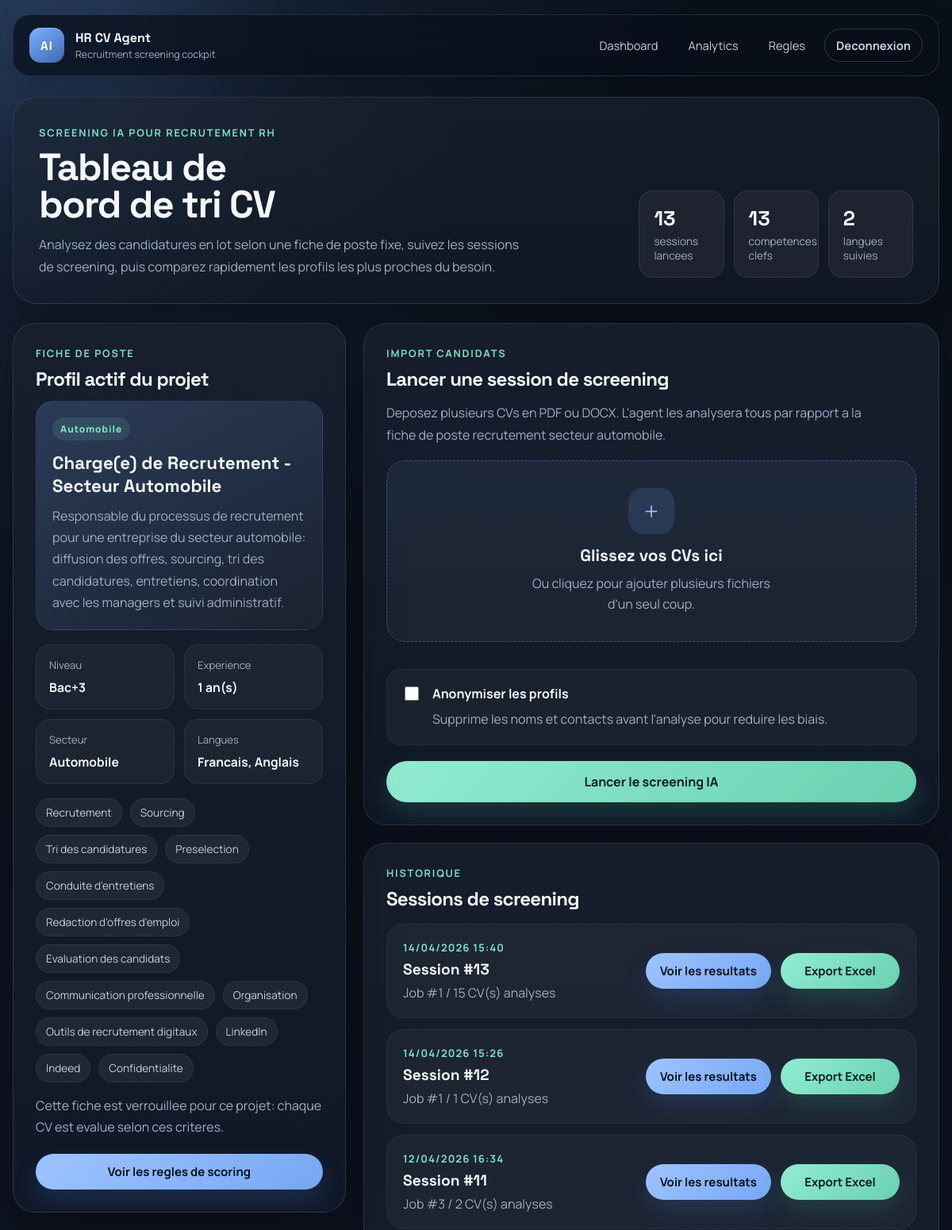
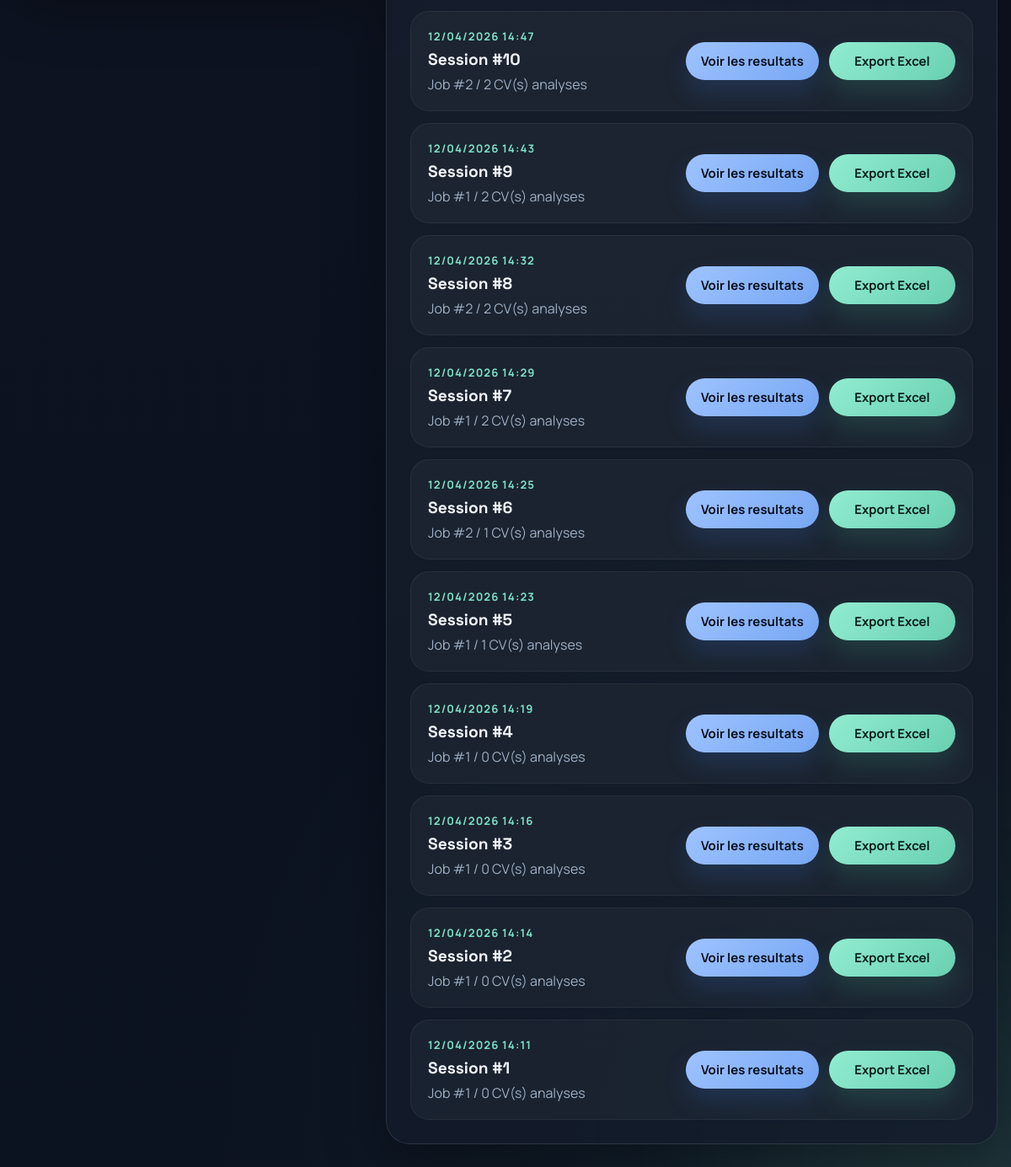
The page / (signed in) on the database its author committed (2 pictures, top to bottom).
### db/models.py (models this page shows)
class JobProfile(Base):
    __tablename__ = "job_profiles"
    id = Column(Integer, primary_key=True, index=True)
    title = Column(String, index=True)
    description = Column(Text)
    required_skills = Column(Text) # JSON string
    required_languages = Column(Text, default="[]") # JSON string
    education_level = Column(String) # e.g. "Bac+5"
    experience_years = Column(Integer)
    sector = Column(String)
    created_at = Column(DateTime, default=datetime.utcnow)
    sessions = relationship("ScreeningSession", back_populates="job_profile", cascade="all, delete-orphan")

class ScreeningSession(Base):
    __tablename__ = "screening_sessions"
    id = Column(Integer, primary_key=True, index=True)
    job_id = Column(Integer, ForeignKey("job_profiles.id"))
    timestamp = Column(DateTime, default=datetime.utcnow)
    job_profile = relationship("JobProfile", back_populates="sessions")
    candidates = relationship("Candidate", back_populates="session", cascade="all, delete-orphan")

### web/app.py (the view)
@app.route("/")
@login_required
def dashboard():
    db = SessionLocal()
    try:
        job = ensure_project_job_profile(db)
        sessions = db.query(models.ScreeningSession).order_by(models.ScreeningSession.timestamp.desc()).all()
        return render_template(
            "dashboard.html",
            job=job,
            sessions=sessions,
            job_skills=json.loads(job.required_skills or "[]"),
            job_languages=json.loads(job.required_languages or "[]"),
        )
    finally:
        db.close()

### web/app.py (called while the page is built)
def ensure_project_job_profile(db):
    return crud.upsert_singleton_job(
        db,
        title=PROJECT_JOB_PROFILE["title"],
        description=PROJECT_JOB_PROFILE["description"],
        skills=PROJECT_JOB_PROFILE["skills"],
        education_level=PROJECT_JOB_PROFILE["education_level"],
        experience_years=PROJECT_JOB_PROFILE["experience_years"],
        sector=PROJECT_JOB_PROFILE["sector"],
        languages=PROJECT_JOB_PROFILE["languages"],
    )

@login_manager.user_loader
def load_user(user_id):
    db = SessionLocal()
    user = db.query(models.User).filter(models.User.id == int(user_id)).first()
    db.close()
    if user:
        return UserAuth(user.id, user.username)
    return None

### web/templates/dashboard.html (shortened to what this page needs)
{% extends "layout.html" %}
{% block content %}
<section class="hero-panel">
    <div>
        <span class="eyebrow">Screening IA pour recrutement RH</span>
        <h1 class="hero-title">Tableau de bord de tri CV</h1>
        <p class="hero-copy">
            Analysez des candidatures en lot selon une fiche de poste fixe, suivez les sessions de screening,
            puis comparez rapidement les profils les plus proches du besoin.
        </p>
    </div>
    <div class="hero-metrics">
        <div class="metric-pill">
            <strong>{{ sessions|length }}</strong>
            <span>sessions lancees</span>
        </div>
        <div class="metric-pill">
            <strong>{{ job_skills|length }}</strong>
            <span>competences clefs</span>
        </div>
        <div class="metric-pill">
            <strong>{{ job_languages|length }}</strong>
            <span>langues suivies</span>
        </div>
    </div>
</section>
<div class="dashboard-shell">
    <aside class="dashboard-sidebar">
        <div class="card profile-card">
            <div class="section-head">
                <span class="section-kicker">Fiche de poste</span>
                <h2>Profil actif du projet</h2>
            </div>
            {% if job %}
            <div class="profile-spotlight">
                <div class="profile-badge">Automobile</div>
                <h3>{{ job.title }}</h3>
                <p>{{ job.description }}</p>
            </div>
            <div class="detail-grid">
                <div class="detail-chip">
                    <span>Niveau</span>
                    <strong>{{ job.education_level }}</strong>
                </div>
                <div class="detail-chip">
                    <span>Experience</span>
                    <strong>{{ job.experience_years }} an(s)</strong>
                </div>
                <div class="detail-chip">
                    <span>Secteur</span>
                    <strong>{{ job.sector }}</strong>
                </div>
                <div class="detail-chip">
                    <span>Langues</span>
                    <strong>{{ job_languages|join(', ') }}</strong>
                </div>
            </div>
            <div class="tag-cloud">
                {% for skill in job_skills %}
                <span class="tag">{{ skill }}</span>
                {% endfor %}
            </div>
            <p class="support-note">
                Cette fiche est verrouillee pour ce projet: chaque CV est evalue selon ces criteres.
            </p>
            {% else %}
            <p>Aucune fiche de poste disponible.</p>
            {% endif %}
            <a href="{{ url_for('scoring_rules') }}" class="btn profile-link">Voir les regles de scoring</a>
        </div>
    </aside>
    <section class="dashboard-main">
        <div class="card upload-card">
            <div class="section-head">
                <span class="section-kicker">Import candidats</span>
                <h2>Lancer une session de screening</h2>
            </div>
            <p class="section-copy">
                Deposez plusieurs CVs en PDF ou DOCX. L'agent les analysera tous par rapport a la fiche de poste
                recrutement secteur automobile.
            </p>
            <form action="{{ url_for('screen_job') }}" method="POST" enctype="multipart/form-data" id="screenForm">
                <div class="cyber-dropzone" id="dropzone">
                    <div class="dropzone-icon">+</div>
                    <h4>Glissez vos CVs ici</h4>
                    <p>Ou cliquez pour ajouter plusieurs fichiers d'un seul coup.</p>
                </div>
                <label class="checkbox-panel">
                    <input type="checkbox" name="anonymize" value="true">
                    <span>
                        <strong>Anonymiser les profils</strong>
                        Supprime les noms et contacts avant l'analyse pour reduire les biais.
                    </span>
                </label>
                <button type="submit" class="btn btn-accent launch-btn">Lancer le screening IA</button>
            </form>
        </div>
        <div class="card sessions-card">
            <div class="section-head">
                <span class="section-kicker">Historique</span>
                <h2>Sessions de screening</h2>
            </div>
            {% if sessions %}
            <div class="session-list">
                {% for session in sessions %}
                <article class="session-item">
                    <div class="session-meta">
                        <div class="session-date">{{ session.timestamp.strftime('%d/%m/%Y %H:%M') }}</div>
                        <h3>Session #{{ session.id }}</h3>
                        <p>Job #{{ session.job_id }} / {{ session.candidates|length }} CV(s) analyses</p>
                    </div>
                    <div class="session-actions">
                        <form action="{{ url_for('compare') }}" method="GET">
                            <button type="submit" class="btn session-btn">Voir les resultats</button>
                        </form>
                        <a href="{{ url_for('export_session', session_id=session.id) }}" class="btn btn-accent session-btn session-link">Export Excel</a>
                    </div>
                </article>
                {% endfor %}
            </div>
            {% else %}
            <div class="empty-state">
                <h3>Aucune session recente</h3>
                <p>Votre prochaine analyse apparaitra ici avec les liens de comparaison et d'export.</p>
            </div>
            {% endif %}
        </div>
    </section>
</div>
{% endblock %}

### web/templates/layout.html (shortened to what this page needs)
<!DOCTYPE html>
<html lang="fr">
<head>
    <link rel="stylesheet" href="{{ url_for('static', filename='css/styles.css') }}">
</head>
<body>
    <div class="page-glow glow-one"></div>
    <nav class="navbar">
        <a href="{{ url_for('dashboard') }}" class="brand-block">
            <span class="brand-mark">AI</span>
            <div class="brand-copy">
                <strong>HR CV Agent</strong>
                <span>Recruitment screening cockpit</span>
            </div>
        </a>
        <div class="nav-links">
            {% if current_user.is_authenticated %}
            <a href="{{ url_for('dashboard') }}">Dashboard</a>
            <a href="{{ url_for('analytics') }}">Analytics</a>
            <a href="{{ url_for('scoring_rules') }}">Regles</a>
            <a href="{{ url_for('logout') }}" class="btn btn-ghost">Deconnexion</a>
            {% endif %}
        </div>
    </nav>
    <main class="container">
        {% block content %}{% endblock %}
    </main>
</body>
</html>

### rows shown on the page
JobProfile: title "Charge(e) de Recrutement - Secteur Automobile", description "Responsable du processus de recrutement pour une entreprise du secteur automobile: diffusion des offres, sourcing, tri des candidatures, entretiens, coordination avec les managers et suivi administratif.", education_level "Bac+3", experience_years "1", sector "Automobile"
ScreeningSession: timestamp "14/04/2026 15:40", id "13", job_id "1", candidates|length "15"
ScreeningSession: timestamp "14/04/2026 15:26", id "12", job_id "1", candidates|length "1"
ScreeningSession: timestamp "12/04/2026 16:34", id "11", job_id "3", candidates|length "2"
ScreeningSession: timestamp "12/04/2026 14:47", id "10", job_id "2", candidates|length "2"
ScreeningSession: timestamp "12/04/2026 14:43", id "9", job_id "1", candidates|length "2"
ScreeningSession: timestamp "12/04/2026 14:32", id "8", job_id "2", candidates|length "2"
ScreeningSession: timestamp "12/04/2026 14:29", id "7", job_id "1", candidates|length "2"
ScreeningSession: timestamp "12/04/2026 14:25", id "6", job_id "2", candidates|length "1"
ScreeningSession: timestamp "12/04/2026 14:23", id "5", job_id "1", candidates|length "1"
ScreeningSession: timestamp "12/04/2026 14:19", id "4", job_id "1", candidates|length "0"
ScreeningSession: timestamp "12/04/2026 14:16", id "3", job_id "1", candidates|length "0"
ScreeningSession: timestamp "12/04/2026 14:14", id "2", job_id "1", candidates|length "0"
ScreeningSession: timestamp "12/04/2026 14:11", id "1", job_id "1", candidates|length "0"

### other values the page prints
{{ sessions|length }} "13"
{{ job_skills|length }} "13"
{{ job_languages|length }} "2"
{{ job_languages|join(', ') }} "Francais, Anglais"
{{ skill }} "Recrutement" "Sourcing" "Tri des candidatures" "Preselection" "Conduite d'entretiens" "Redaction d'offres d'emploi" "Evaluation des candidats" "Communication professionnelle" "Organisation" "Outils de recrutement digitaux" "LinkedIn" "Indeed" "Confidentialite"
